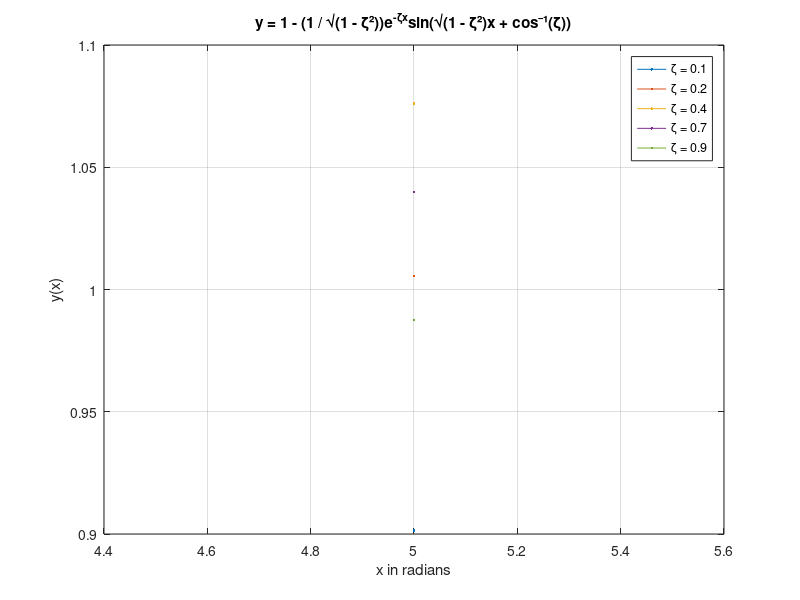

Here is the MATLAB script that generated this plot:
% Plots for a second-order control system in the same figure
clear; % Clears the workspace
clc; % Clears the command window

% Obtains the x-axis range
x = input('Enter a vector for the range of the x-axis of the plot: ');

% Different values for the damping factor, zeta
zetaValues = [0.1 0.2 0.4 0.7 0.9];

y = zeros(length(zetaValues), length(x));

% Testing the function for different values of zeta

for k = 1:length(zetaValues)
    y(k, :) = 1 - ( 1 ./ sqrt(1 - zetaValues(k) .^ 2)) .* exp(-zetaValues(k) .* x) .* sin(sqrt(1 - zetaValues(k).^2) .* x + acos(zetaValues(k)));
end


% Creates the plot
plot(x, y);
xlabel('x in radians');
ylabel('y(x)'); 
title('y = 1 - (1 / √(1 - ζ²))e^{-ζx}sin(√(1 - ζ²)x + cos⁻¹(ζ))');
legend('ζ = 0.1', 'ζ = 0.2', 'ζ = 0.4', 'ζ = 0.7', 'ζ = 0.9');
grid on;
